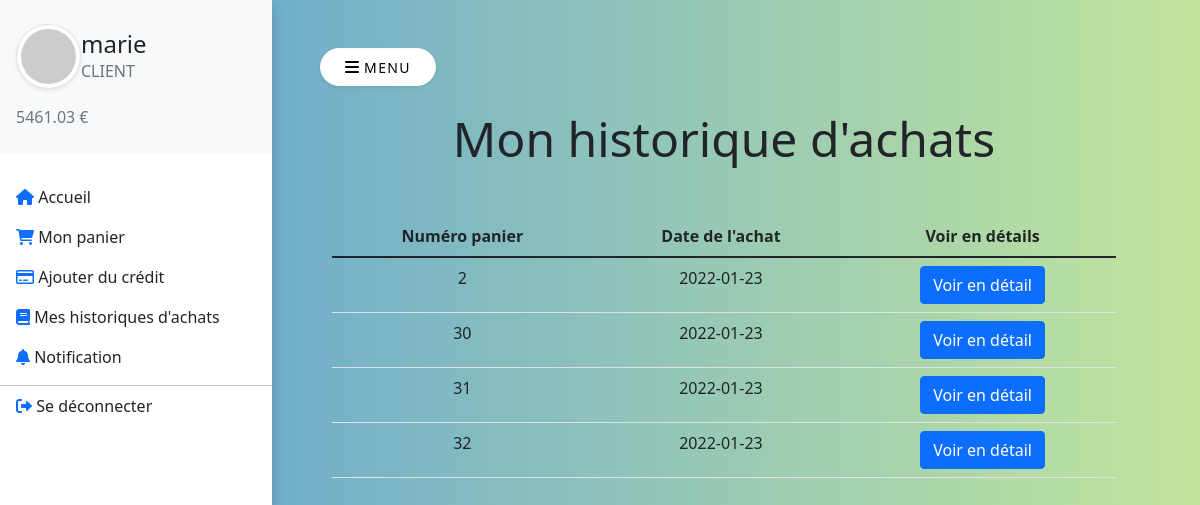
/index.php?p=historiqueAchats (signed in), run on the app's committed database.
### tables this page shows
CREATE TABLE "utilisateur" (
	"id"	TEXT NOT NULL,
	"ville"	TEXT NOT NULL,
	"mdp"	TEXT NOT NULL,
	"role"	TEXT NOT NULL,
	"solde"	INTEGER NOT NULL DEFAULT 0,
	PRIMARY KEY("id")
);

CREATE TABLE "panier" (
	"id"	INTEGER NOT NULL,
	"idUtilisateur"	TEXT NOT NULL,
	"statut"	TEXT NOT NULL,
	"date"	TEXT,
	PRIMARY KEY("id" AUTOINCREMENT)
);

### BDD/Commun.php (called while the page is built, shortened)
<?php
class Commun {
    protected $pdo;
    function __construct()
    {
        $this->pdo = new PDO('sqlite:../BDD/commerce.db', null, null, [
            PDO::ATTR_ERRMODE => PDO::ERRMODE_EXCEPTION,
            PDO::ATTR_DEFAULT_FETCH_MODE => PDO::FETCH_ASSOC
        ]);
    }
    function getRole($id): string
    {
        $req = "SELECT role FROM utilisateur WHERE id = :id";
        $p = $this->pdo->prepare($req);
        $p->execute([
            'id' => $id
        ]);
        return $p->fetch()['role'];
    }
}

### BDD/client/Client.php (called while the page is built, shortened)
<?php
class Client extends Commun {
    function getMonSolde(): float
    {
        $req = "SELECT solde FROM utilisateur WHERE id = :utilisateurActuel";
        $p = $this->pdo->prepare($req);
        $p->execute([
            'utilisateurActuel' => $_SESSION['id']
        ]);
        return $p->fetch()['solde'];
    }
    function getMesPaniersAchats(): array
    {
        $req = "SELECT id, date FROM panier
                WHERE idUtilisateur = :utilisateurActuel
                AND statut = 'VENDU'
                ORDER BY date DESC";
        $p = $this->pdo->prepare($req);
        $p->execute([
            'utilisateurActuel' => $_SESSION['id']
        ]);
        return $p->fetchAll();
    }
}

### pages/client/historiqueAchats.php (the view)
<section>
    <div class="container">
        <div class="row w-100">
            <div class="col-lg-12 col-md-12 col-12">
                <h3 class="display-5 mb-2 text-center">Mon historique d'achats</h3>
                <table id="shoppingCart" class="table table-condensed table-responsive mt-5 text-center">
                    <thead>
                        <tr>
                            <th>Numéro panier</th>
                            <th>Date de l'achat</th>
                            <th>Voir en détails</th>
                        </tr>
                    </thead>
                    <tbody>
                        <?php foreach ($mesAchatsPanier as $panier):
                            $id = (int)$panier['id'];
                            $dateAchat = htmlentities($panier['date']);
                        ?>
                            <tr>
                                <td><?= $id ?></td>
                                <td id="dateAchat"><?= $dateAchat ?></td>
                                <td>
                                    <a href="index.php?p=historiqueAchats&id=<?= $id ?>" class="btn btn-primary">Voir en détail</a>
                                </td>
                            </tr>
                        <?php endforeach ?>
                    </tbody>
                </table>
            </div>
        </div>
    </div>
</section>

### elements/header.php (shortened to what this page needs)
<!DOCTYPE html>
<html lang="fr">
<head>
    <link rel="stylesheet" href="https://cdnjs.cloudflare.com/ajax/libs/font-awesome/6.0.0-beta3/css/all.min.css" />
    <link href="https://cdn.jsdelivr.net/npm/bootstrap@5.1.3/dist/css/bootstrap.min.css" rel="stylesheet">
    <link rel="stylesheet" href="<?= $css ?>">
</head>
<body>
    <div class="vertical-nav bg-white h-100" id="sidebar">
        <div class="py-4 px-3 mb-4 bg-light">
            <div class="media d-flex align-items-center"><img src="https://picsum.photos/200" alt="..." width="65" class="mr-3 rounded-circle img-thumbnail shadow-sm">
                <div class="media-body">
                    <h4 class="m-0"><?= $sid ?></h4>
                    <p class="font-weight-light text-muted mb-0"><?= $role ?? 'Visiteur' ?></p>
                </div>
            </div>
            <p class="font-weight-light text-muted mb-0 mt-3" id="credit"><?= $credit ?></p>
        </div>
        <ul class="nav flex-column bg-white mb-0">
            <?= nav_link('fas fa-home', 'accueil', 'Accueil') ?>
            <?php if (!$sid) : ?>
                <?= nav_link('fas fa-user', 'connexion', 'Se connecter') ?>
                <?= nav_link('fas fa-user-plus', 'inscription', "S'incrire") ?>
            <?php else : ?>
                <?php if ($role === 'CLIENT') : ?>
                    <?= nav_link('fas fa-shopping-cart', 'panier', 'Mon panier') ?>
                    <?= nav_link('far fa-credit-card', 'credit', 'Ajouter du crédit') ?>
                    <?= nav_link('fas fa-book', 'historiqueAchats', "Mes historiques d'achats") ?>
                    <?= nav_link('fas fa-bell', 'notification', "Notification") ?>
                    <?php else : if ($role === 'ADMIN') : ?>
                        <?= nav_link('fas fa-list', 'listeProduits', 'Liste des produits') ?>
                        <?= nav_link('fas fa-list', 'listeCategories', 'Liste des catégories') ?>
                    <?php endif ?>
                <?php endif ?>
                <hr class="mb-0 mt-2">
                <?= nav_link('fas fa-sign-out-alt', 'deconnexion', 'Se déconnecter') ?>
            <?php endif ?>
        </ul>
    </div>
    <div class="page-content p-5" id="content">
        <button id="sidebarCollapse" type="button" class="btn btn-light bg-white rounded-pill shadow-sm px-4 mb-4"><i class="fa fa-bars mr-2"></i><small class="text-uppercase font-weight-bold"> Menu</small></button>

### public/CSS/main.css (style rules this page uses)
body { background: #599fd9; background: -webkit-linear-gradient(to right, #599fd9, #c2e59c); background: linear-gradient(to right, #599fd9, #c2e59c); min-height: 100vh; overflow-x: hidden; }
.text-uppercase { letter-spacing: 0.1em; }
.vertical-nav { min-width: 17rem; width: 17rem; height: 100vh; position: fixed; top: 0; left: 0; box-shadow: 3px 3px 10px rgba(0, 0, 0, 0.1); transition: all 0.4s; }
.page-content { width: calc(100% - 17rem); margin-left: 17rem; transition: all 0.4s; }

### data on the page
utilisateur: role "CLIENT", solde "5461.03 €"
panier: id "2", date "2022-01-23"
panier: id "30", date "2022-01-23"
panier: id "31", date "2022-01-23"
panier: id "32", date "2022-01-23"

### other printed values
$sid "marie"
$titre "Accueil Mon panier Ajouter du crédit Mes historiques d'achats Notification Se déconnecter"
